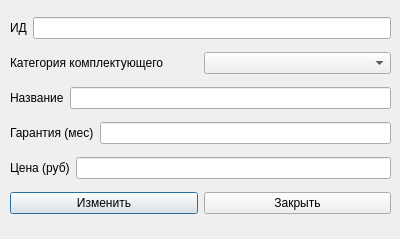
<?xml version="1.0" encoding="UTF-8"?>
<ui version="4.0">
 <class>EditComponentDialog</class>
 <widget class="QDialog" name="EditComponentDialog">
  <property name="geometry">
   <rect>
    <x>0</x>
    <y>0</y>
    <width>400</width>
    <height>239</height>
   </rect>
  </property>
  <property name="windowTitle">
   <string>Dialog</string>
  </property>
  <widget class="QWidget" name="verticalLayoutWidget">
   <property name="geometry">
    <rect>
     <x>10</x>
     <y>10</y>
     <width>381</width>
     <height>211</height>
    </rect>
   </property>
   <layout class="QVBoxLayout" name="verticalLayout">
    <item>
     <layout class="QHBoxLayout" name="horizontalLayout_3">
      <item>
       <widget class="QLabel" name="label_5">
        <property name="text">
         <string>ИД</string>
        </property>
       </widget>
      </item>
      <item>
       <widget class="QLineEdit" name="inputId"/>
      </item>
     </layout>
    </item>
    <item>
     <layout class="QHBoxLayout" name="horizontalLayout">
      <item>
       <widget class="QLabel" name="label">
        <property name="text">
         <string>Категория комплектующего</string>
        </property>
       </widget>
      </item>
      <item>
       <widget class="QComboBox" name="comboTypeName"/>
      </item>
     </layout>
    </item>
    <item>
     <layout class="QHBoxLayout" name="horizontalLayout_4">
      <item>
       <widget class="QLabel" name="label_2">
        <property name="text">
         <string>Название</string>
        </property>
       </widget>
      </item>
      <item>
       <widget class="QLineEdit" name="inputName"/>
      </item>
     </layout>
    </item>
    <item>
     <layout class="QHBoxLayout" name="horizontalLayout_5">
      <item>
       <widget class="QLabel" name="label_3">
        <property name="text">
         <string>Гарантия (мес)</string>
        </property>
       </widget>
      </item>
      <item>
       <widget class="QLineEdit" name="inputWarranty"/>
      </item>
     </layout>
    </item>
    <item>
     <layout class="QHBoxLayout" name="horizontalLayout_6">
      <item>
       <widget class="QLabel" name="label_4">
        <property name="text">
         <string>Цена (руб)</string>
        </property>
       </widget>
      </item>
      <item>
       <widget class="QLineEdit" name="inputPrice"/>
      </item>
     </layout>
    </item>
    <item>
     <layout class="QHBoxLayout" name="horizontalLayout_2">
      <item>
       <widget class="QPushButton" name="buttonEditComponent">
        <property name="text">
         <string>Изменить</string>
        </property>
       </widget>
      </item>
      <item>
       <widget class="QPushButton" name="buttonCloseDialog">
        <property name="text">
         <string>Закрыть</string>
        </property>
       </widget>
      </item>
     </layout>
    </item>
   </layout>
  </widget>
 </widget>
 <resources/>
 <connections>
  <connection>
   <sender>buttonCloseDialog</sender>
   <signal>clicked()</signal>
   <receiver>EditComponentDialog</receiver>
   <slot>close()</slot>
   <hints>
    <hint type="sourcelabel">
     <x>296</x>
     <y>204</y>
    </hint>
    <hint type="destinationlabel">
     <x>199</x>
     <y>119</y>
    </hint>
   </hints>
  </connection>
 </connections>
</ui>
